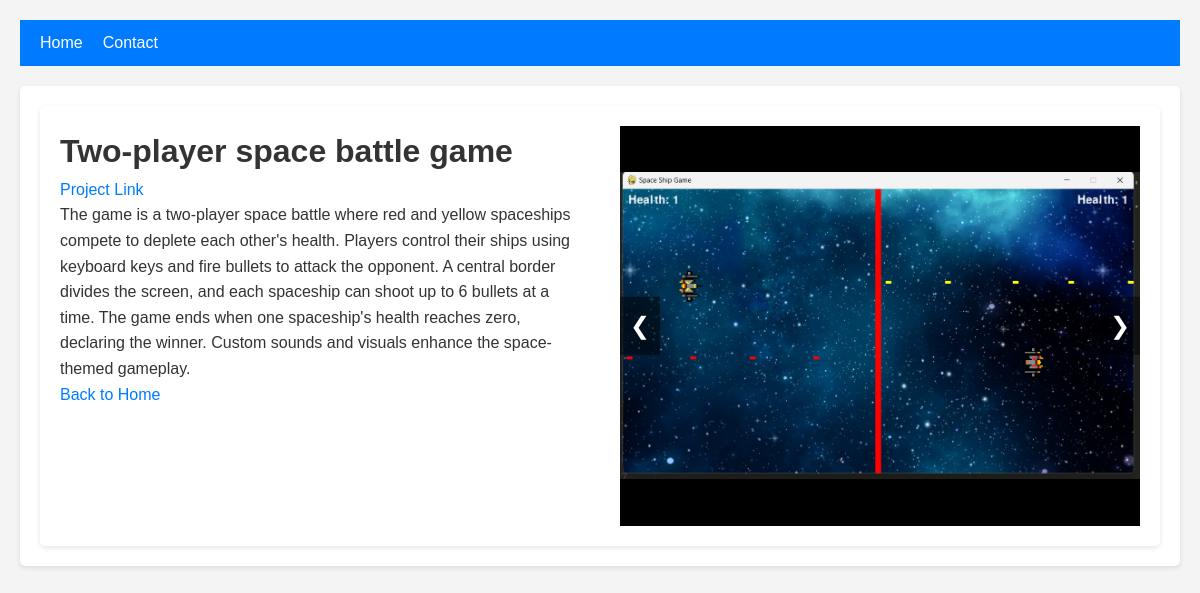
The app's page /project/3/ with its own data.
### main/models.py (models this page shows, shortened)
class Project(models.Model):
    title = models.CharField(max_length=200)
    description = models.TextField()
    tags = models.ManyToManyField(Tag, related_name="projects")
    link = models.URLField(max_length=200, blank=True)

class ProjectImage(models.Model):
    project = models.ForeignKey(
            Project, related_name="images", on_delete=models.CASCADE
        )
    image = models.ImageField(upload_to="project_images/")

### main/views.py (the view)
# urls.py: path("project/<int:id>/", views.project, name="project"),
def project(request, id):
    project = get_object_or_404(Project, pk=id)
    return render(request, "project.html", {"project": project})

### main/templates/project.html (shortened to what this page needs)
{% extends 'base.html' %}
{% load static %}
{% block extrahead %}
<link rel="stylesheet" href="{% static 'css/project.css' %}">
{% endblock extrahead %}
{% block content %}
    <div class="project-card">
        <div class="project-info">
            <h1>{{ project.title }}</h1>
            <p><a href="{{ project.link }}">Project Link</a></p>
            <p>{{ project.description }}</p>
            <a href="{% url 'home' %}">Back to Home</a>
        </div>
        <div class="carousel">
            <div class="carousel-images">
                {% for image in project.images.all %}
                    <div class="carousel-item">
                        <img src="{{ image.image.url }}" alt="Project image" />
                    </div>
                {% endfor %}
            </div>
            <a class="carousel-control prev" onclick="moveSlide(-1)">&#10094;</a>
            <a class="carousel-control next" onclick="moveSlide(1)">&#10095;</a>
        </div>
    </div>
{% endblock content %}

### main/static/css/base.css (style rules this page uses)
* { box-sizing: border-box; margin: 0; padding: 0; font-family: "Arial", sans-serif; }
body { font-family: "Segoe UI", Tahoma, Geneva, Verdana, sans-serif; line-height: 1.6; color: #333; background-color: #f4f4f4; padding: 20px; }
a { color: #007bff; text-decoration: none; }

### main/static/css/project.css (style rules this page uses)
.project-card { display: flex; align-items: flex-start; justify-content: space-between; background-color: white; box-shadow: 0 2px 5px rgba(0, 0, 0, 0.1); border-radius: 5px; overflow: hidden; max-width: 1200px; margin: auto; padding: 20px; }
.project-info { flex: 1; padding-right: 20px; }
.carousel { flex: 1; display: flex; flex-direction: column; position: relative; max-width: 50%; margin-left: 20px; }
.carousel-images { display: flex; flex: 1; overflow: hidden; }
.carousel-control { position: absolute; top: 50%; transform: translateY(-50%); background-color: rgba(0, 0, 0, 0.5); color: white; font-size: 24px; padding: 10px; cursor: pointer; user-select: none; }
.carousel-control.prev { left: 0; }
.carousel-control.next { right: 0; }
.carousel-item { display: flex; justify-content: center; align-items: center; background-color: black; width: 100%; height: 400px; }
.carousel-item img { max-height: 100%; max-width: 100%; object-fit: contain; }

### records on screen
Project: title "Two-player space battle game", description "The game is a two-player space battle where red and yellow spaceships compete to deplete each other's health. Players control their ships using keyboard keys and fire bullets to attack the opponent. A central border divides the screen, and each spaceship can shoot up to 6 bullets at a time. The game ends when one spaceship's health reaches zero, declaring the winner. Custom sounds and visuals enhance the space-themed gameplay."
ProjectImage: image (picture)
